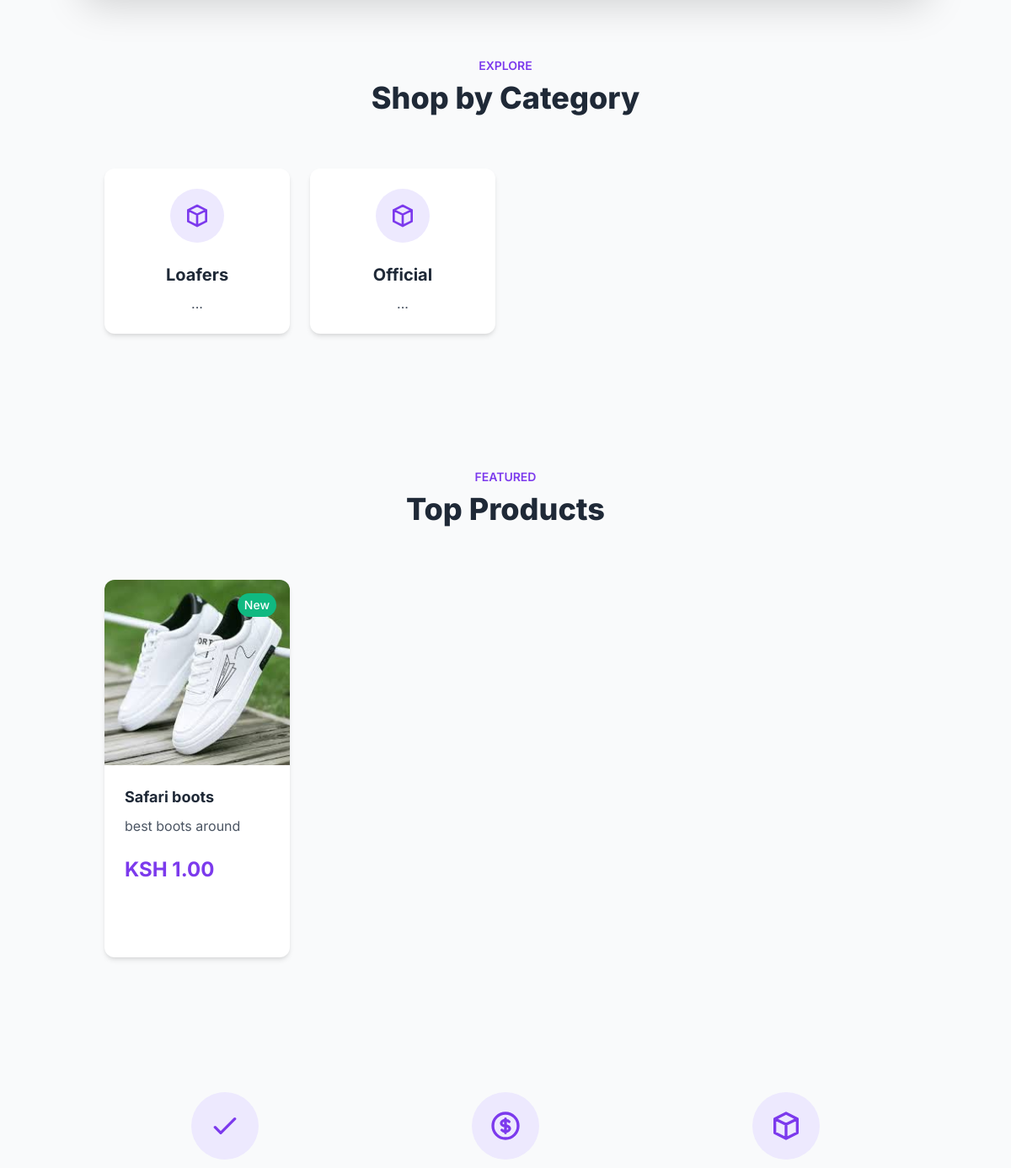
The app's page / (middle part), older data.
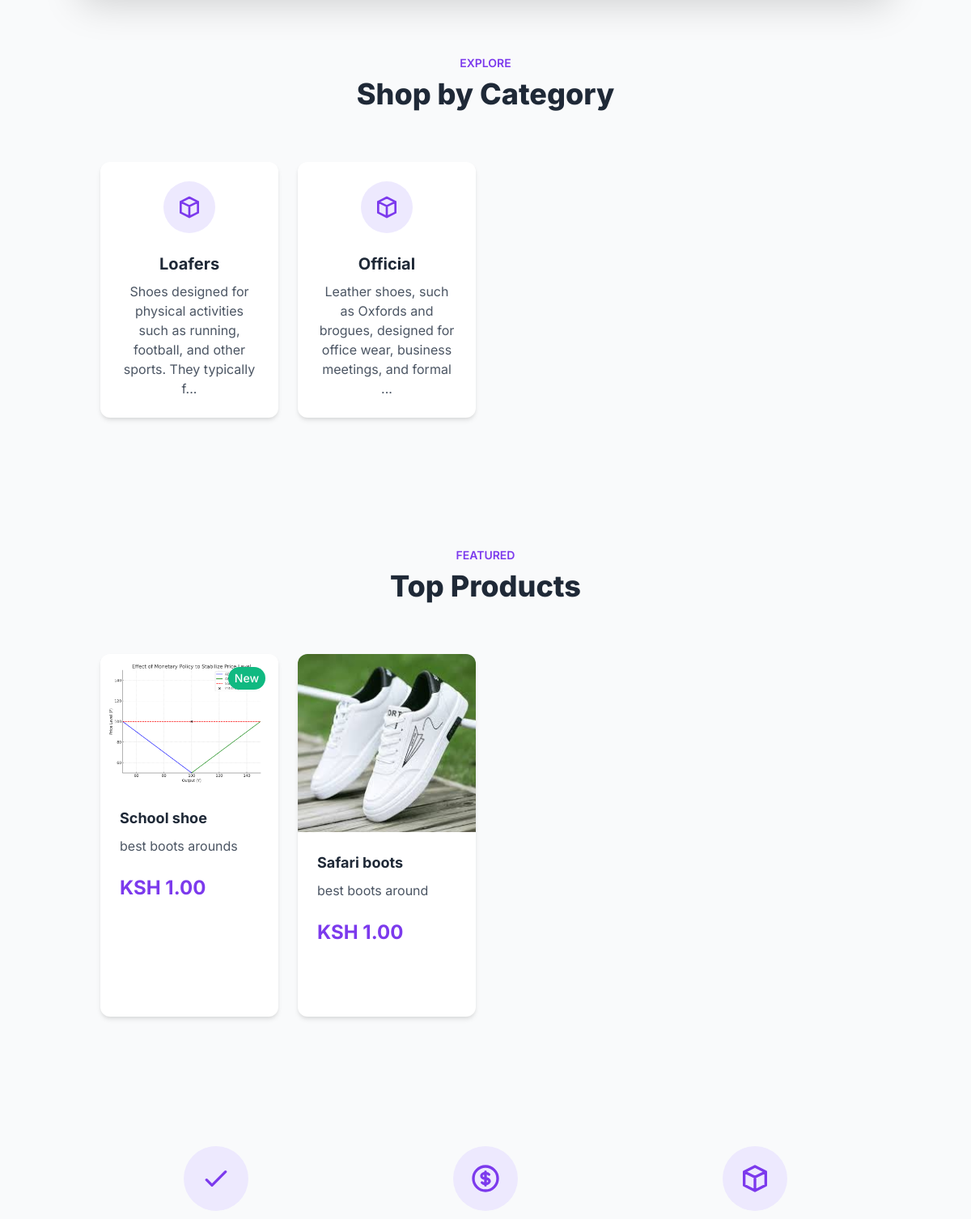
The same page, newer data.
### app.py (models this page shows)
class Category(db.Model):
    __tablename__ = 'categories'
    id = db.Column(db.Integer, primary_key=True)
    name = db.Column(db.String(100), unique=True, nullable=False)
    description = db.Column(db.String(500))
    products = db.relationship('Product', backref='category', lazy=True)

class Product(db.Model):
    __tablename__ = 'products'
    id = db.Column(db.Integer, primary_key=True)
    name = db.Column(db.String(100), nullable=False)
    description = db.Column(db.String(500), nullable=True)
    price = db.Column(db.Float, nullable=False)
    stock_quantity = db.Column(db.Integer, nullable=False)
    category_id = db.Column(db.Integer, db.ForeignKey('categories.id'), nullable=False)
    order_items = db.relationship('OrderItem', backref='product', lazy=True)
    images = db.relationship('ProductImage', backref='product', lazy=True)

class ProductImage(db.Model):
    __tablename__ = 'product_images'
    id = db.Column(db.Integer, primary_key=True)
    product_id = db.Column(db.Integer, db.ForeignKey('products.id'), nullable=False)
    image_url = db.Column(db.String(200), nullable=False)

### app.py (the view)
@app.route('/')
def home():
    categories = Category.query.all()
    products = Product.query.order_by(Product.id.desc()).limit(8).all()
    for product in products:
        total_products = Product.query.count()
        new_threshold = int(total_products * 0.8)  # Latest 20% are considered new
        product.is_new = product.id > new_threshold
        product.discount = False
    return render_template('home.html',
                           categories=categories,
                           products=products)

### app.py (called while the page is built)
def get_cart_unique_items():
    if 'user_id' in session:
        order = Order.query.filter_by(user_id=session['user_id'], status="Pending").first()
        if order:
            return OrderItem.query.filter_by(order_id=order.id).count()
    return 0

@app.context_processor
def inject_cart_count():
    return dict(cart_count=get_cart_unique_items())

### templates/home.html (shortened to what the changed rows need)
{% extends "base.html" %}
{% block content %}
<link href="https://cdn.jsdelivr.net/npm/tailwindcss@2.2.19/dist/tailwind.min.css" rel="stylesheet">
<div class="py-12 md:py-20 bg-gray-50">
    <div class="container mx-auto px-4">
        <h2 class="text-3xl md:text-4xl font-extrabold text-center mb-8 md:mb-16 text-gray-800">
            <span class="block text-sm font-semibold text-purple-600 mb-2">EXPLORE</span>
            Shop by Category
        </h2>
        <div class="grid grid-cols-2 md:grid-cols-3 lg:grid-cols-4 gap-4 md:gap-8">
            {% for category in categories %}
            <a href="{{ url_for('products', category_id=category.id) }}" class="group">
                <div class="bg-white rounded-xl shadow-md overflow-hidden transition duration-300 transform hover:-translate-y-2 hover:shadow-xl p-4 md:p-8">
                    <div class="text-center">
                        <div class="w-12 h-12 md:w-16 md:h-16 bg-purple-100 rounded-full flex items-center justify-center mx-auto mb-4">
                            <svg class="w-6 h-6 md:w-8 md:h-8 text-purple-600" fill="none" stroke="currentColor" viewBox="0 0 24 24">
                                <path stroke-linecap="round" stroke-linejoin="round" stroke-width="2" d="M20 7l-8-4-8 4m16 0l-8 4m8-4v10l-8 4m0-10L4 7m8 4v10M4 7v10l8 4"/>
                            </svg>
                        </div>
                        <h3 class="text-base md:text-xl font-bold text-gray-800">{{ category.name }}</h3>
                        <p class="hidden md:block text-sm md:text-base text-gray-600 mt-2 line-clamp-2">{{ category.description[:100] }}...</p>
                    </div>
                </div>
            </a>
            {% endfor %}
        </div>
    </div>
</div>
<div class="py-12 md:py-20">
    <div class="container mx-auto px-4">
        <h2 class="text-3xl md:text-4xl font-extrabold text-center mb-8 md:mb-16 text-gray-800">
            <span class="block text-sm font-semibold text-purple-600 mb-2">FEATURED</span>
            Top Products
        </h2>
        <div class="grid grid-cols-1 sm:grid-cols-2 lg:grid-cols-4 gap-4 md:gap-8">
            {% for product in products %}
            <div class="product-card bg-white rounded-xl shadow-md overflow-hidden group relative">
                <a href="{{ url_for('product_detail', product_id=product.id) }}">
                    {% if product.images %}
                    <div class="aspect-w-1 aspect-h-1 w-full overflow-hidden">
                        <img src="{{ url_for('static', filename='uploads/' + product.images[0].image_url) }}"
                             alt="{{ product.name }}"
                             class="w-full h-full object-cover object-center transform group-hover:scale-105 transition duration-500">
                    </div>
                    {% endif %}
                    <div class="p-4 md:p-6">
                        {% if product.is_new %}
                        <span class="absolute top-2 right-2 md:top-4 md:right-4 bg-green-500 text-white px-2 py-1 md:px-3 md:py-1 rounded-full text-xs md:text-sm font-medium">New</span>
                        {% endif %}
                        <h3 class="text-base md:text-lg font-bold text-gray-800 mb-2">{{ product.name }}</h3>
                        <p class="text-sm md:text-base text-gray-600 mb-4 line-clamp-2">{{ product.description }}</p>
                        <div class="flex items-center justify-between">
                            <span class="text-xl md:text-2xl font-bold text-purple-600">KSH {{ "%.2f"|format(product.price) }}</span>
                        </div>
                    </div>
                </a>
                <div class="px-4 md:px-6 pb-4 md:pb-6">
                    <form action="{{ url_for('add_to_cart', product_id=product.id) }}" method="POST">
                    </form>
                </div>
            </div>
            {% endfor %}
        </div>
    </div>
</div>
{% endblock %}

Row changes from the older to the newer data that the page shows:
changed Category "Loafers": description (not shown) → "Shoes designed for physical activities such as running, football, and other sports. They typically f"
changed Category "Official": description (not shown) → "Leather shoes, such as Oxfords and brogues, designed for office wear, business meetings, and formal"
added Product: image_url (picture), shows "New", name "School shoe", description "best boots arounds", price "1.00"
changed Product "Safari boots": no longer shows "New"
